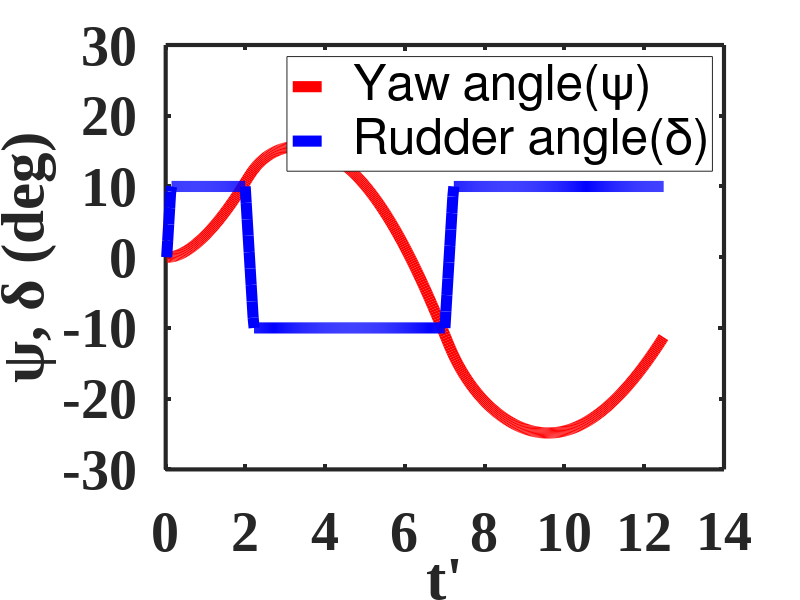

Write the MATLAB code that produced this figure. (Note: this script raises an error after producing the figure.)
clear all

%% Pricipal particulars of a KVLCC2 tanker
Lpp = 320.00;         B = 58;           d = 20.8;
disp = 312600;        xG = 11.2;         Cb = 0.810;
DP = 9.86;        HR = 15.8;        AR = 112.5;

%% Hydrodynamic force coefficient
R0_ndim = 0.022;       Xvv_ndim = -0.040;     Xvr_ndim = 0.002;
Xrr_ndim = 0.011;      Xvvvv_ndim = 0.771;    Yv_ndim = -0.315;
YR_ndim = 0.083;       Yvvv_ndim = -1.607;    Yvvr_ndim = 0.379;
Yvrr_ndim = -0.391;    Yrrr_ndim = 0.008;     Nv_ndim = -0.137;
NR_ndim = -0.049;      Nvvv_ndim = -0.030;    Nvvr_ndim = -0.294;
Nvrr_ndim = 0.055;     Nrrr_ndim = -0.013;
mx_ndim = 0.022;       my_ndim = 0.223;       Jz_ndim = 0.011;
tP = 0.220;        tR = 0.387;        aH = 0.312;
xH_ndim = -0.464;      C1 = 2.0;
C21 = 1.6;                 % beta_P > 0
C22 = 1.1;                 % beta_P < 0
gamma_R1 = 0.640;           % beta_R > 0
gamma_R2 = 0.395;           % beta_R < 0
lR_ndim = -0.710;      epsilon = 1.09;     kappa = 0.50;
f_alpha = 2.747;


%% Other coefficient
k0 = 0.293;       k1 = -0.275;      k2 = -0.139;
wP0 = 0.35;        nP = 1.53;        xP_ndim = -0.48;
rho = 1025;         eta = DP / HR;    xR = -0.5*Lpp;
mass_ndim_coef = 0.5*rho*Lpp^2*d;
moment_ndim_coef = 0.5*rho*Lpp^4*d;
xH = xH_ndim*Lpp;
m = disp*rho;
mx = mx_ndim * mass_ndim_coef;
my = my_ndim * mass_ndim_coef;
Jz = Jz_ndim * moment_ndim_coef;
IzG = (0.25*Lpp)^2*disp*rho;

%% Initialize
u = 7.9732;         vm = 0;             r = 0;
Accel = [0; 0; 0]; % u_dot, vm_dot, r_dot
Velocity = [u; 0; 0]; % u, vm, r
Position = [0; 0; pi/2]; % x0, y0, psi
u_dot = 0;          vm_dot = 0;         r_dot = 0;
delta = 0;
delta_order = 10*pi/180;

Time_s = 1;
Time_f = 500;

for i = 1:(Time_f/Time_s)+1
        
    %% Time
    t = i*Time_s;
        
    %% Position, velocity, angular velocity
    u = Velocity(1);        vm = Velocity(2);       r = Velocity(3);
    u_dot = Accel(1);       vm_dot = Accel(2);      r_dot = Accel(3);
    x0 = Position(1);       y0 = Position(2);       psi = Position(3); 
    U = sqrt(u^2 + vm^2);
    v = vm + xG*r;          vm_ndim = vm/U;         r_ndim = r*Lpp/U;
    beta = atan2(-vm,u);
        
    %% Hydrodynamic forces acting on ship hull
    XH_ndim = -R0_ndim + Xvv_ndim*vm_ndim^2 + Xvr_ndim*vm_ndim*r_ndim + Xrr_ndim*r_ndim^2 + Xvvvv_ndim*vm_ndim^4;
    YH_ndim = Yv_ndim*vm_ndim + YR_ndim*r_ndim + Yvvv_ndim*vm_ndim^3 + Yvvr_ndim*vm_ndim^2*r_ndim + Yvrr_ndim*vm_ndim*r_ndim^2 + Yrrr_ndim*r_ndim^3;
    NH_ndim = Nv_ndim*vm_ndim + NR_ndim*r_ndim + Nvvv_ndim*vm_ndim^3 + Nvvr_ndim*vm_ndim^2*r_ndim + Nvrr_ndim*vm_ndim*r_ndim^2 + Nrrr_ndim*r_ndim^3;
    
    XH = 0.5*rho*Lpp*d*U^2*XH_ndim;
    YH = 0.5*rho*Lpp*d*U^2*YH_ndim;
    NH = 0.5*rho*Lpp^2*d*U^2*NH_ndim;
    
    %% Hydrodynamic force due to propeller
    beta_P = beta - xP_ndim*r_ndim;
    if beta_P >= 0
        C2 = C21;
    else
        C2 = C22;
    end
    wP = wP0*exp(-4*beta_P^2);
    JP = u*(1 - wP) / (nP*DP);
    KT = k2*JP^2 + k1*JP + k0;
    T = rho*nP^2*DP^4*KT;
    
    XP = (1 - tP)*T;
    
    %% Hydrodynamic force by steering
    beta_R = beta - lR_ndim*r_ndim;
    if beta_R >= 0
        gamma_R = gamma_R1;
    else
        gamma_R = gamma_R2;
    end
    vR = U*gamma_R*beta_R;
    uR = epsilon*u*(1 - wP) * sqrt(eta*(1 + kappa*(sqrt(1 + (8*KT)/(pi*JP^2)) - 1))^2 + (1 - eta));
    alpha_R = delta - vR / uR;
    UR = sqrt(uR^2 + vR^2);
    FN = 0.5*rho*AR*UR^2*f_alpha*sin(alpha_R);
    
    XR = -(1 - tR)*FN*sin(delta);
    YR = -(1 + aH)*FN*cos(delta);
    NR = -(xR + aH*xH)*FN*cos(delta);
    
    %% Motion equation
    X = XH + XR + XP;
    Y = YH + YR;
    Nm = NH + NR;

    M = [m+mx 0 0; 0 m+my xG*m; 0 xG*m IzG+xG^2*m+Jz];
    C = [0 -(m+my)*r -xG*m*r; (m+mx)*r 0 0; xG*m*r 0 0];
    P = [X; Y; Nm];
    Vel = Velocity;

    Accel = M\(P-C*Vel);
    
    Velocity = Velocity + Accel*Time_s;
    J = [cos(psi) -sin(psi) 0; sin(psi) cos(psi) 0; 0 0 1];
    Position_dot = J * Velocity;
    Position = Position + Position_dot*Time_s;

    %% Heaing controller
    if abs(delta_order - delta) <= 2.32*pi/180*Time_s
        delta = delta_order;
    elseif delta_order - delta > 2.32*pi/180*Time_s
        delta = delta + 2.32*pi/180*Time_s;
    elseif delta_order - delta < -2.32*pi/180*Time_s
        delta = delta - 2.32*pi/180*Time_s;
    end
    
    if delta > 35*pi/180
        delta = 35*pi/180;
    elseif delta < -35*pi/180
        delta = -35*pi/180;
    end

    if psi >= 100*pi/180
        delta_order = -10*pi/180;
    elseif psi <= 80*pi/180
        delta_order = 10*pi/180;
    end
    
    %% 데이터 저장
    Data(i+1, 1) = t;
    Data(i+1, 2:4) = Position';
    Data(i+1, 5:7) = Velocity';
    Data(i+2, 8) = delta;
    Data(i+1, 9) = U;
end

plot(Data(2:end-1,1)*7.9732/320, Data(2:end-1,4)*180/pi-90, 'r', 'LineWidth', 8);
hold on;
plot(Data(2:end-1,1)*7.9732/320, Data(2:end-1,8)*180/pi, 'blue', 'LineWidth', 8);
hold off;
ylim([-30 30]);
grid off;
xlabel("t'");
ylabel('\psi, \delta (deg)');
legend('  Yaw angle(\psi)', '  Rudder angle(\delta)', 'Location', 'northeast');
set(gca, 'LineWidth', 3, 'FontWeight', 'bold', 'FontSize', 40, 'FontName', 'Times New Roman');
ax = gca;
ax.Position = [0.15, 0.2, 0.8, 0.6];